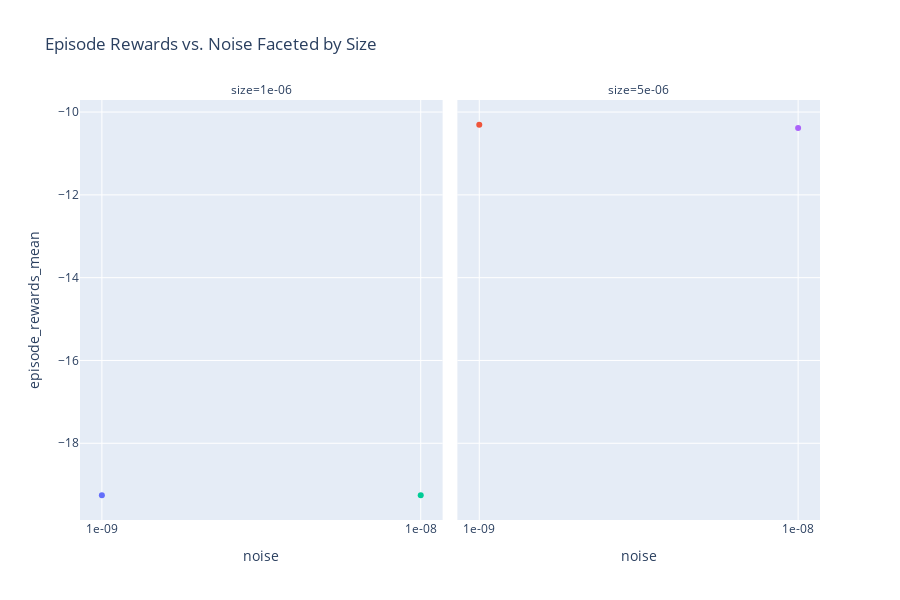

The notebook cell this image was saved under:
### Code cell
import plotly.express as px

# Define readable names for selected hyperparams
readable_names = {
    hyperparam_columns[0]: "noise",
    hyperparam_columns[1]: "size"
}

# Rename columns in a copy of the dataframe
plot_df = sub_df.rename(columns=readable_names)

# Assign new column names
x_col = "noise"
y_col = "episode_rewards_mean"
facet_col = "size"

# Plot
fig = px.scatter(
    plot_df,
    x=x_col,
    y=y_col,
    color="experiment_name",  # Optional: color by experiment
    facet_col=facet_col,
    title="Episode Rewards vs. Noise Faceted by Size",
    height=600
)

fig.update_layout(showlegend=False)
fig.show()

### Figure 1 — Plotly figure (JSON) as saved in the notebook; plotly's stock layout.template omitted (floating-point values rounded to 4 significant figures)
{"data": [{"hovertemplate": "experiment_name=0000_optim.args_.eps_1e-09__optim.args_.lr_1e-06__agent_params.args_.betas__0__1__2___agent_params.model_OpinionNetFixedW__experiment_opinion_agent_dqn_fixed_dist_fixed_steps<br>size=1e-06<br>noise=%{x}<br>episode_rewards_mean=%{y}<extra></extra>", "legendgroup": "0000_optim.args_.eps_1e-09__optim.args_.lr_1e-06__agent_params.args_.betas__0__1__2___agent_params.model_OpinionNetFixedW__experiment_opinion_agent_dqn_fixed_dist_fixed_steps", "marker": {"color": "#636efa", "symbol": "circle"}, "mode": "markers", "name": "0000_optim.args_.eps_1e-09__optim.args_.lr_1e-06__agent_params.args_.betas__0__1__2___agent_params.model_OpinionNetFixedW__experiment_opinion_agent_dqn_fixed_dist_fixed_steps", "orientation": "v", "showlegend": true, "type": "scatter", "x": ["1e-09"], "xaxis": "x", "y": [-19.26], "yaxis": "y"}, {"hovertemplate": "experiment_name=0001_optim.args_.eps_1e-09__optim.args_.lr_5e-06__agent_params.args_.betas__0__1__2___agent_params.model_OpinionNetFixedW__experiment_opinion_agent_dqn_fixed_dist_fixed_steps<br>size=5e-06<br>noise=%{x}<br>episode_rewards_mean=%{y}<extra></extra>", "legendgroup": "0001_optim.args_.eps_1e-09__optim.args_.lr_5e-06__agent_params.args_.betas__0__1__2___agent_params.model_OpinionNetFixedW__experiment_opinion_agent_dqn_fixed_dist_fixed_steps", "marker": {"color": "#EF553B", "symbol": "circle"}, "mode": "markers", "name": "0001_optim.args_.eps_1e-09__optim.args_.lr_5e-06__agent_params.args_.betas__0__1__2___agent_params.model_OpinionNetFixedW__experiment_opinion_agent_dqn_fixed_dist_fixed_steps", "orientation": "v", "showlegend": true, "type": "scatter", "x": ["1e-09"], "xaxis": "x2", "y": [-10.31], "yaxis": "y2"}, {"hovertemplate": "experiment_name=0002_optim.args_.eps_1e-08__optim.args_.lr_1e-06__agent_params.args_.betas__0__1__2___agent_params.model_OpinionNetFixedW__experiment_opinion_agent_dqn_fixed_dist_fixed_steps<br>size=1e-06<br>noise=%{x}<br>episode_rewards_mean=%{y}<extra></extra>", "legendgroup": "0002_optim.args_.eps_1e-08__optim.args_.lr_1e-06__agent_params.args_.betas__0__1__2___agent_params.model_OpinionNetFixedW__experiment_opinion_agent_dqn_fixed_dist_fixed_steps", "marker": {"color": "#00cc96", "symbol": "circle"}, "mode": "markers", "name": "0002_optim.args_.eps_1e-08__optim.args_.lr_1e-06__agent_params.args_.betas__0__1__2___agent_params.model_OpinionNetFixedW__experiment_opinion_agent_dqn_fixed_dist_fixed_steps", "orientation": "v", "showlegend": true, "type": "scatter", "x": ["1e-08"], "xaxis": "x", "y": [-19.26], "yaxis": "y"}, {"hovertemplate": "experiment_name=0003_optim.args_.eps_1e-08__optim.args_.lr_5e-06__agent_params.args_.betas__0__1__2___agent_params.model_OpinionNetFixedW__experiment_opinion_agent_dqn_fixed_dist_fixed_steps<br>size=5e-06<br>noise=%{x}<br>episode_rewards_mean=%{y}<extra></extra>", "legendgroup": "0003_optim.args_.eps_1e-08__optim.args_.lr_5e-06__agent_params.args_.betas__0__1__2___agent_params.model_OpinionNetFixedW__experiment_opinion_agent_dqn_fixed_dist_fixed_steps", "marker": {"color": "#ab63fa", "symbol": "circle"}, "mode": "markers", "name": "0003_optim.args_.eps_1e-08__optim.args_.lr_5e-06__agent_params.args_.betas__0__1__2___agent_params.model_OpinionNetFixedW__experiment_opinion_agent_dqn_fixed_dist_fixed_steps", "orientation": "v", "showlegend": true, "type": "scatter", "x": ["1e-08"], "xaxis": "x2", "y": [-10.39], "yaxis": "y2"}], "layout": {"annotations": [{"font": {}, "showarrow": false, "text": "size=1e-06", "x": 0.245, "xanchor": "center", "xref": "paper", "y": 1, "yanchor": "bottom", "yref": "paper"}, {"font": {}, "showarrow": false, "text": "size=5e-06", "x": 0.755, "xanchor": "center", "xref": "paper", "y": 1, "yanchor": "bottom", "yref": "paper"}], "height": 600, "legend": {"title": {"text": "experiment_name"}, "tracegroupgap": 0}, "showlegend": false, "title": {"text": "Episode Rewards vs. Noise Faceted by Size"}, "xaxis": {"anchor": "y", "domain": [0, 0.49], "title": {"text": "noise"}}, "xaxis2": {"anchor": "y2", "domain": [0.51, 1], "matches": "x", "title": {"text": "noise"}}, "yaxis": {"anchor": "x", "domain": [0, 1], "title": {"text": "episode_rewards_mean"}}, "yaxis2": {"anchor": "x2", "domain": [0, 1], "matches": "y", "showticklabels": false}}}
